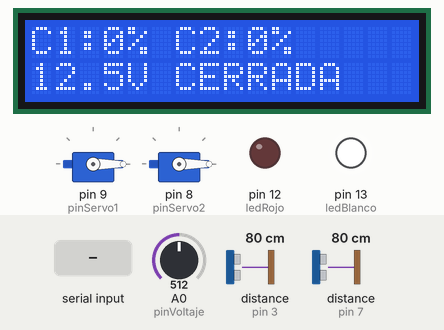
Simulated run of this sketch. Board: Arduino Uno, built with avr-gcc and run on an emulated ATmega328P. Parts: 2 × servo, 16×2 character LCD, output pins drawn as LEDs (lit = HIGH). Wiring (inferred from the names in the program): 2 × ultrasonic range finder: trigger pin 2, echo pin 3 / trigger pin 6, echo pin 7. The test bench sets the inputs (shaded band); at power-on: distance to the obstacle (sensors on pin 3, pin 7) 80 cm, A0 (pinVoltaje) = 512. The echo pulse lasts 58.3 µs per cm; pins used as bus, display or sensor lines are not drawn.

Above: at 2.7 s.
2.8 s: "1" received over the second serial link
At 4.6 s:
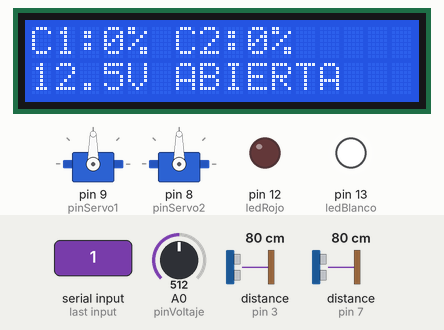
5.1 s: distance to the obstacle (sensor on pin 3) set to 13 cm
At 6.0 s:
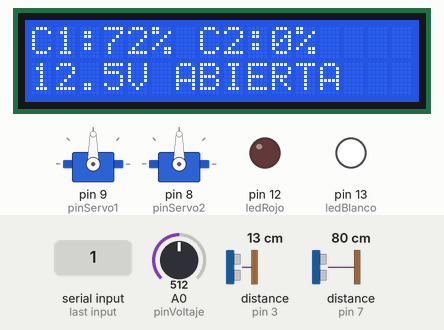
7.1 s: distance to the obstacle (sensor on pin 3) set to 10 cm
At 8.5 s:
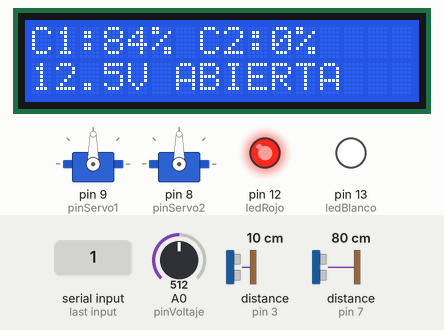
9.1 s: "0" received over the second serial link
At 10.8 s:
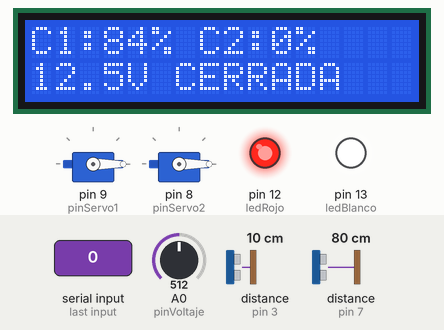
11.1 s: distance to the obstacle (sensor on pin 7) set to 2 cm
At 12.1 s:
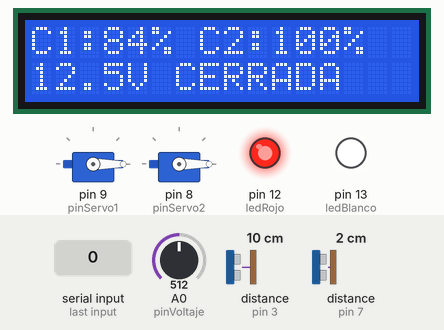
13.1 s: A0 (pinVoltaje) set to 716
At 14.2 s:
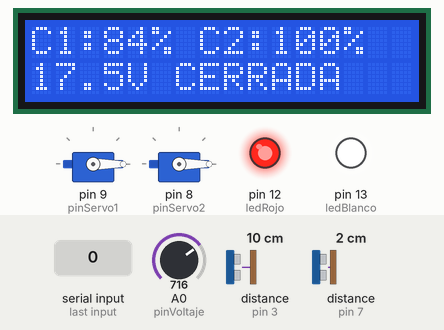
Timing chart, 0 to 16.1 s (numbered marks = the images above; inputs shaded):
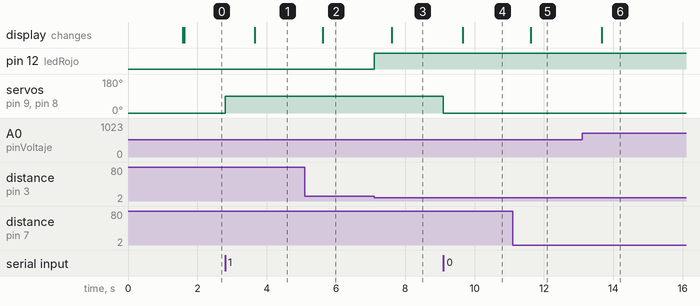

Measured:
- the behaviour switches between 12 and 11 cm on distance to the obstacle (sensor on pin 3) (found by bisection; images 2 and 3)
- after the input at 2.8 s, servo on pin 9 (pinServo1), servo on pin 8 (pinServo2): 0° → 90° at once; the display: changes after 0.85 s (image 1)
- after the input at 5.1 s, the display: changes after 0.51 s (image 2)
- after the input at 7.1 s, pin 12 (ledRojo): LOW → HIGH at once; the display: changes after 0.51 s (image 3)
- after the input at 9.1 s, servo on pin 9 (pinServo1), servo on pin 8 (pinServo2): 90° → 0° at once; the display: changes after 0.56 s (image 4)
- after the input at 11.1 s, the display: changes after 0.52 s (image 5)
- after the input at 13.1 s, the display: changes after 0.57 s (image 6)

The sketch:

Microrepresa.ino
```cpp
#include <Wire.h>
#include <LiquidCrystal_I2C.h>
#include <Servo.h>
#include <SoftwareSerial.h>

// --- Definición de Pines ---
// Ultrasonico 1
const int trig1 = 2;
const int echo1 = 3;
// Ultrasonico 2
const int trig2 = 6;
const int echo2 = 7;

// Servomotores de las compuertas
Servo servo1;
Servo servo2;
const int pinServo1 = 9;
const int pinServo2 = 8;

// Sensor de Voltaje (Módulo FZ0430)
const int pinVoltaje = A0;

// LEDs
const int ledRojo = 12;
const int ledBlanco = 13;

// Bluetooth HC-05 usando SoftwareSerial
// RX del Arduino en pin 10 (conectar al TX del HC-05)
// TX del Arduino en pin 11 (conectar al RX del HC-05)
SoftwareSerial BT(10, 11);

// LCD I2C (La dirección suele ser 0x27 o 0x3F)
LiquidCrystal_I2C lcd(0x27, 16, 2);

// --- Variables Globales ---
String estadoCompuertas = "CERRADAS";
unsigned long tiempoAnterior = 0;
const long intervaloEnvio = 1000; // Enviar datos por Bluetooth cada 1 segundo (1000ms)

// Variables para calibrar el % de los contenedores de basura (en cm)
// Ajusta estos valores según la profundidad real de tus contenedores
const int distanciaVacio = 30; // Distancia en cm cuando está 0%
const int distanciaLleno = 5;  // Distancia en cm cuando está 100%

void setup() {
  Serial.begin(9600);
  BT.begin(9600); // Velocidad por defecto del HC-05

  // Configurar sensores ultrasónicos
  pinMode(trig1, OUTPUT);
  pinMode(echo1, INPUT);
  pinMode(trig2, OUTPUT);
  pinMode(echo2, INPUT);

  // Configurar LEDs
  pinMode(ledRojo, OUTPUT);
  pinMode(ledBlanco, OUTPUT);

  // El LED blanco siempre debe estar encendido
  digitalWrite(ledBlanco, HIGH);

  // Inicializar Servos (Posición inicial cerrada = 0 grados)
  servo1.attach(pinServo1);
  servo2.attach(pinServo2);
  cerrarCompuertas();

  // Inicializar Pantalla LCD
  lcd.init();
  lcd.backlight();
  lcd.clear();
  lcd.setCursor(0, 0);
  lcd.print("Iniciando...");
  delay(1500);
  lcd.clear();
}

void loop() {
  // 1. Leer comandos desde MIT App Inventor
  if (BT.available()) {
    char comando = BT.read();
    if (comando == '1') {
      abrirCompuertas();
    } else if (comando == '0') {
      cerrarCompuertas();
    }
  }

  // 2. Medir distancias de la basura y calcular porcentajes
  int dist1 = medirDistancia(trig1, echo1);
  int dist2 = medirDistancia(trig2, echo2);

  // Convertir la distancia a un porcentaje (0% a 100%)
  int porc1 = map(dist1, distanciaVacio, distanciaLleno, 0, 100);
  int porc2 = map(dist2, distanciaVacio, distanciaLleno, 0, 100);

  // Asegurar que el porcentaje no baje de 0 ni pase de 100
  porc1 = constrain(porc1, 0, 100);
  porc2 = constrain(porc2, 0, 100);

  // 3. Control del LED Rojo (Alerta si cualquier contenedor >= 80%)
  if (porc1 >= 80 || porc2 >= 80) {
    digitalWrite(ledRojo, HIGH);
  } else {
    digitalWrite(ledRojo, LOW);
  }

  // 4. Leer y calcular el sensor de voltaje
  // El FZ0430 divide el voltaje entre 5. La lectura máxima del Arduino es 5V.
  int lecturaAnalogica = analogRead(pinVoltaje);
  float voltajePin = (lecturaAnalogica * 5.0) / 1023.0;
  float voltajeReal = voltajePin * 5.0; // Multiplicamos por 5 para el voltaje real generado

  // 5. Actualizar la LCD y enviar datos a la App cada segundo
  unsigned long tiempoActual = millis();
  if (tiempoActual - tiempoAnterior >= intervaloEnvio) {
    tiempoAnterior = tiempoActual;

    // --- Mostrar en la LCD ---
    lcd.setCursor(0, 0);
    lcd.print("C1:"); lcd.print(porc1); lcd.print("% C2:"); lcd.print(porc2); lcd.print("%   "); // Espacios extra para limpiar
    lcd.setCursor(0, 1);
    lcd.print(voltajeReal, 1); lcd.print("V ");
    lcd.print(estadoCompuertas == "ABIERTAS" ? "ABIERTA " : "CERRADA ");

    // --- Enviar datos al Bluetooth (Formato esperado por tu App) ---
    // Estructura: "Porcentaje1% Porcentaje2% VoltajeV 0cm Estado"
    String datos = String(porc1) + " " +
                   String(porc2) + " " +
                   String(voltajeReal, 1) + "V " +
                   "0cm " +  // Dato fijo para la etiqueta del Nivel del Río
                   (estadoCompuertas == "ABIERTAS" ? "ABIERTAS" : "CERRADAS");

    BT.print(datos); // Se envía la cadena separada por espacios
  }
}

// --- Funciones Auxiliares ---

// Función para obtener la distancia de los ultrasónicos en centímetros
int medirDistancia(int trig, int echo) {
  digitalWrite(trig, LOW);
  delayMicroseconds(2);
  digitalWrite(trig, HIGH);
  delayMicroseconds(10);
  digitalWrite(trig, LOW);

  long duracion = pulseIn(echo, HIGH, 30000); // 30ms de límite para evitar bloqueos
  if(duracion == 0) return 999; // Retorna un número alto si no hay eco

  int distancia = duracion * 0.034 / 2;
  return distancia;
}

void abrirCompuertas() {
  servo1.write(90); // Ajusta este ángulo (ej. 90 o 180) según cuánto necesiten abrirse tus compuertas
  servo2.write(90);
  estadoCompuertas = "ABIERTAS";
}

void cerrarCompuertas() {
  servo1.write(0);  // Ángulo de fábrica para compuertas cerradas
  servo2.write(0);
  estadoCompuertas = "CERRADAS";
}
```
